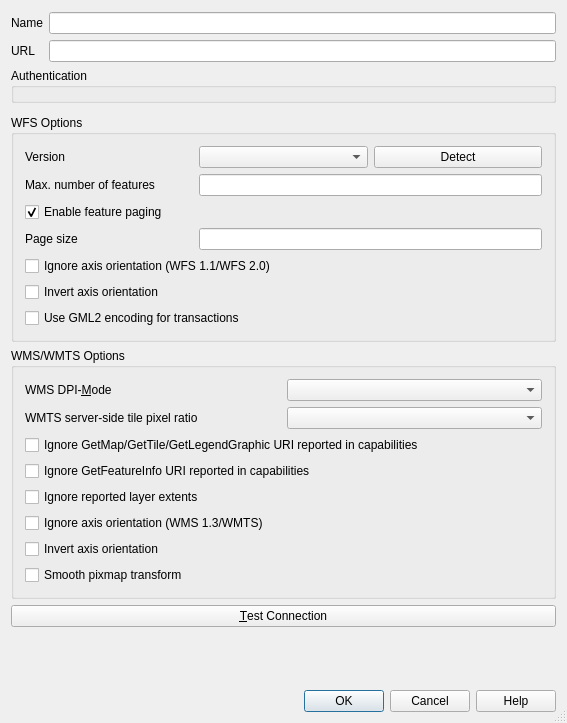
<?xml version="1.0" encoding="UTF-8"?>
<ui version="4.0">
 <class>QgsNewHttpConnectionBase</class>
 <widget class="QDialog" name="QgsNewHttpConnectionBase">
  <property name="geometry">
   <rect>
    <x>0</x>
    <y>0</y>
    <width>567</width>
    <height>723</height>
   </rect>
  </property>
  <property name="windowTitle">
   <string>Create a New Connection</string>
  </property>
  <property name="sizeGripEnabled">
   <bool>true</bool>
  </property>
  <property name="modal">
   <bool>true</bool>
  </property>
  <layout class="QGridLayout" name="gridLayout_4">
   <property name="topMargin">
    <number>12</number>
   </property>
   <item row="2" column="0">
    <widget class="QgsHttpHeaderWidget" name="mHttpHeaders" native="true">
     <property name="sizePolicy">
      <sizepolicy hsizetype="Expanding" vsizetype="Preferred">
       <horstretch>0</horstretch>
       <verstretch>0</verstretch>
      </sizepolicy>
     </property>
    </widget>
   </item>
   <item row="1" column="0">
    <widget class="QGroupBox" name="mAuthGroupBox">
     <property name="title">
      <string>Authentication</string>
     </property>
     <layout class="QVBoxLayout" name="verticalLayout">
      <property name="leftMargin">
       <number>6</number>
      </property>
      <property name="topMargin">
       <number>6</number>
      </property>
      <property name="rightMargin">
       <number>6</number>
      </property>
      <property name="bottomMargin">
       <number>6</number>
      </property>
      <item>
       <widget class="QgsAuthSettingsWidget" name="mAuthSettings" native="true">
        <property name="sizePolicy">
         <sizepolicy hsizetype="Preferred" vsizetype="Maximum">
          <horstretch>0</horstretch>
          <verstretch>0</verstretch>
         </sizepolicy>
        </property>
       </widget>
      </item>
     </layout>
    </widget>
   </item>
   <item row="6" column="0">
    <spacer name="verticalSpacer">
     <property name="orientation">
      <enum>Qt::Vertical</enum>
     </property>
     <property name="sizeHint" stdset="0">
      <size>
       <width>0</width>
       <height>0</height>
      </size>
     </property>
    </spacer>
   </item>
   <item row="0" column="0">
    <widget class="QFrame" name="frame">
     <property name="sizePolicy">
      <sizepolicy hsizetype="MinimumExpanding" vsizetype="Minimum">
       <horstretch>0</horstretch>
       <verstretch>0</verstretch>
      </sizepolicy>
     </property>
     <layout class="QGridLayout" name="gridLayout_5">
      <property name="leftMargin">
       <number>0</number>
      </property>
      <property name="topMargin">
       <number>0</number>
      </property>
      <property name="rightMargin">
       <number>0</number>
      </property>
      <property name="bottomMargin">
       <number>0</number>
      </property>
      <item row="0" column="0">
       <widget class="QLabel" name="TextLabel1_2">
        <property name="text">
         <string>Name</string>
        </property>
        <property name="wordWrap">
         <bool>true</bool>
        </property>
        <property name="margin">
         <number>5</number>
        </property>
       </widget>
      </item>
      <item row="0" column="1">
       <widget class="QLineEdit" name="txtName">
        <property name="minimumSize">
         <size>
          <width>0</width>
          <height>0</height>
         </size>
        </property>
        <property name="toolTip">
         <string>Name of the new connection</string>
        </property>
        <property name="frame">
         <bool>true</bool>
        </property>
       </widget>
      </item>
      <item row="1" column="0">
       <widget class="QLabel" name="TextLabel1">
        <property name="text">
         <string>URL</string>
        </property>
        <property name="margin">
         <number>5</number>
        </property>
       </widget>
      </item>
      <item row="1" column="1">
       <widget class="QLineEdit" name="txtUrl">
        <property name="toolTip">
         <string>HTTP address of the Web Map Server</string>
        </property>
       </widget>
      </item>
     </layout>
    </widget>
   </item>
   <item row="7" column="0">
    <widget class="QDialogButtonBox" name="buttonBox">
     <property name="standardButtons">
      <set>QDialogButtonBox::Cancel|QDialogButtonBox::Help|QDialogButtonBox::Ok</set>
     </property>
    </widget>
   </item>
   <item row="5" column="0">
    <widget class="QPushButton" name="mTestConnectionButton">
     <property name="text">
      <string>&amp;Test Connection</string>
     </property>
    </widget>
   </item>
   <item row="3" column="0">
    <widget class="QGroupBox" name="mWfsOptionsGroupBox">
     <property name="title">
      <string>WFS Options</string>
     </property>
     <layout class="QGridLayout" name="gridLayout1">
      <item row="0" column="0">
       <widget class="QLabel" name="lblVersion">
        <property name="text">
         <string>Version</string>
        </property>
       </widget>
      </item>
      <item row="0" column="2">
       <widget class="QPushButton" name="mWfsVersionDetectButton">
        <property name="text">
         <string>Detect</string>
        </property>
       </widget>
      </item>
      <item row="5" column="0" colspan="3">
       <widget class="QCheckBox" name="cbxWfsIgnoreAxisOrientation">
        <property name="text">
         <string>Ignore axis orientation (WFS 1.1/WFS 2.0)</string>
        </property>
       </widget>
      </item>
      <item row="2" column="0">
       <widget class="QLabel" name="lblMaxNumFeatures">
        <property name="text">
         <string>Max. number of features</string>
        </property>
       </widget>
      </item>
      <item row="0" column="1">
       <widget class="QComboBox" name="cmbVersion"/>
      </item>
      <item row="4" column="1" colspan="2">
       <widget class="QLineEdit" name="txtPageSize">
        <property name="toolTip">
         <string>&lt;html&gt;&lt;head/&gt;&lt;body&gt;&lt;p&gt;Enter a number to limit the maximum number of features retrieved in a single GetFeature request when paging is enabled. If let to empty, server default will apply.&lt;/p&gt;&lt;/body&gt;&lt;/html&gt;</string>
        </property>
       </widget>
      </item>
      <item row="6" column="0" colspan="3">
       <widget class="QCheckBox" name="cbxWfsInvertAxisOrientation">
        <property name="text">
         <string>Invert axis orientation</string>
        </property>
       </widget>
      </item>
      <item row="4" column="0">
       <widget class="QLabel" name="lblPageSize">
        <property name="text">
         <string>Page size</string>
        </property>
       </widget>
      </item>
      <item row="3" column="0" colspan="3">
       <widget class="QCheckBox" name="cbxWfsFeaturePaging">
        <property name="text">
         <string>Enable feature paging</string>
        </property>
        <property name="checked">
         <bool>true</bool>
        </property>
       </widget>
      </item>
      <item row="2" column="1" colspan="2">
       <widget class="QLineEdit" name="txtMaxNumFeatures">
        <property name="toolTip">
         <string>&lt;html&gt;&lt;head/&gt;&lt;body&gt;&lt;p&gt;Enter a number to limit the maximum number of features retrieved per feature request. If let to empty, no limit is set.&lt;/p&gt;&lt;/body&gt;&lt;/html&gt;</string>
        </property>
       </widget>
      </item>
      <item row="7" column="0" colspan="2">
       <widget class="QCheckBox" name="cbxWfsUseGml2EncodingForTransactions">
        <property name="toolTip">
         <string>&lt;html&gt;&lt;head/&gt;&lt;body&gt;&lt;p&gt;This might be necessary on some &lt;span style=&quot; font-weight:600;&quot;&gt;broken&lt;/span&gt; ESRI map servers when using WFS-T 1.1.0.&lt;/p&gt;&lt;/body&gt;&lt;/html&gt;</string>
        </property>
        <property name="text">
         <string>Use GML2 encoding for transactions</string>
        </property>
       </widget>
      </item>
     </layout>
    </widget>
   </item>
   <item row="4" column="0">
    <widget class="QGroupBox" name="mWmsOptionsGroupBox">
     <property name="title">
      <string>WMS/WMTS Options</string>
     </property>
     <layout class="QGridLayout" name="gridLayout_2">
      <item row="5" column="0" colspan="2">
       <widget class="QCheckBox" name="cbxWmsIgnoreAxisOrientation">
        <property name="text">
         <string>Ignore axis orientation (WMS 1.3/WMTS)</string>
        </property>
       </widget>
      </item>
      <item row="3" column="0" colspan="2">
       <widget class="QCheckBox" name="cbxIgnoreGetFeatureInfoURI">
        <property name="text">
         <string>Ignore GetFeatureInfo URI reported in capabilities</string>
        </property>
       </widget>
      </item>
      <item row="2" column="0" colspan="2">
       <widget class="QCheckBox" name="cbxIgnoreGetMapURI">
        <property name="text">
         <string>Ignore GetMap/GetTile/GetLegendGraphic URI reported in capabilities</string>
        </property>
       </widget>
      </item>
      <item row="10" column="0" colspan="2">
       <widget class="QCheckBox" name="cbxSmoothPixmapTransform">
        <property name="text">
         <string>Smooth pixmap transform</string>
        </property>
       </widget>
      </item>
      <item row="6" column="0" colspan="2">
       <widget class="QCheckBox" name="cbxWmsInvertAxisOrientation">
        <property name="text">
         <string>Invert axis orientation</string>
        </property>
       </widget>
      </item>
      <item row="0" column="1">
       <widget class="QComboBox" name="cmbDpiMode"/>
      </item>
      <item row="0" column="0">
       <widget class="QLabel" name="lblDpiMode">
        <property name="text">
         <string>WMS DPI-&amp;Mode</string>
        </property>
        <property name="buddy">
         <cstring>cmbDpiMode</cstring>
        </property>
       </widget>
      </item>
      <item row="1" column="1">
       <widget class="QComboBox" name="cmbTilePixelRatio"/>
      </item>
      <item row="1" column="0">
       <widget class="QLabel" name="lblTilePixelRatio">
        <property name="text">
         <string>WMTS server-side tile pixel ratio</string>
        </property>
        <property name="buddy">
         <cstring>cmbTilePixelRatio</cstring>
        </property>
       </widget>
      </item>
      <item row="4" column="0" colspan="2">
       <widget class="QCheckBox" name="cbxWmsIgnoreReportedLayerExtents">
        <property name="text">
         <string>Ignore reported layer extents</string>
        </property>
       </widget>
      </item>
     </layout>
    </widget>
   </item>
  </layout>
 </widget>
 <layoutdefault spacing="6" margin="11"/>
 <customwidgets>
  <customwidget>
   <class>QgsAuthSettingsWidget</class>
   <extends>QWidget</extends>
   <header>qgsauthsettingswidget.h</header>
   <container>1</container>
  </customwidget>
  <customwidget>
   <class>QgsHttpHeaderWidget</class>
   <extends>QWidget</extends>
   <header>qgshttpheaderwidget.h</header>
   <container>1</container>
  </customwidget>
 </customwidgets>
 <tabstops>
  <tabstop>txtName</tabstop>
  <tabstop>txtUrl</tabstop>
  <tabstop>cmbVersion</tabstop>
  <tabstop>mWfsVersionDetectButton</tabstop>
  <tabstop>txtMaxNumFeatures</tabstop>
  <tabstop>cbxWfsFeaturePaging</tabstop>
  <tabstop>txtPageSize</tabstop>
  <tabstop>cbxWfsIgnoreAxisOrientation</tabstop>
  <tabstop>cbxWfsInvertAxisOrientation</tabstop>
  <tabstop>cbxWfsUseGml2EncodingForTransactions</tabstop>
  <tabstop>cmbDpiMode</tabstop>
  <tabstop>cmbTilePixelRatio</tabstop>
  <tabstop>cbxIgnoreGetMapURI</tabstop>
  <tabstop>cbxIgnoreGetFeatureInfoURI</tabstop>
  <tabstop>cbxWmsIgnoreAxisOrientation</tabstop>
  <tabstop>cbxWmsIgnoreReportedLayerExtents</tabstop>
  <tabstop>cbxWmsInvertAxisOrientation</tabstop>
  <tabstop>cbxSmoothPixmapTransform</tabstop>
  <tabstop>mTestConnectionButton</tabstop>
 </tabstops>
 <resources/>
 <connections>
  <connection>
   <sender>buttonBox</sender>
   <signal>accepted()</signal>
   <receiver>QgsNewHttpConnectionBase</receiver>
   <slot>accept()</slot>
   <hints>
    <hint type="sourcelabel">
     <x>421</x>
     <y>453</y>
    </hint>
    <hint type="destinationlabel">
     <x>430</x>
     <y>98</y>
    </hint>
   </hints>
  </connection>
  <connection>
   <sender>buttonBox</sender>
   <signal>rejected()</signal>
   <receiver>QgsNewHttpConnectionBase</receiver>
   <slot>reject()</slot>
   <hints>
    <hint type="sourcelabel">
     <x>330</x>
     <y>453</y>
    </hint>
    <hint type="destinationlabel">
     <x>426</x>
     <y>38</y>
    </hint>
   </hints>
  </connection>
 </connections>
</ui>
